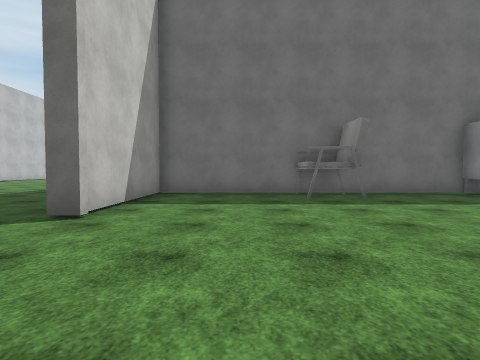
View 1 (above)

22 first-person views from a walk through a Unity game level. The camera is 1.3 m above the floor, tilts 2° down and sees 80° across. The floor is counted in squares, 2 m on a side. Each view is taken from the middle of a square. On the plan, view 1 faces up. The plan holds only what a view shows up to about 9 squares ahead; the rest is blank. The place goes on beyond the plan. The player is left out. Surface patterns are stand-ins for the level's own textures.

View 2
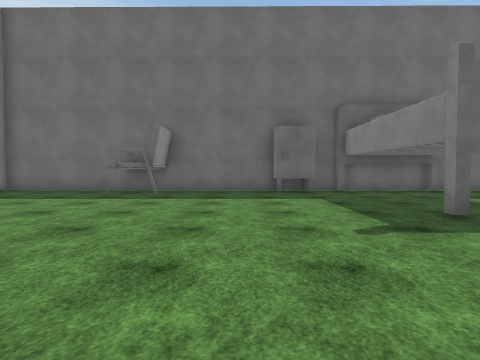

View 3
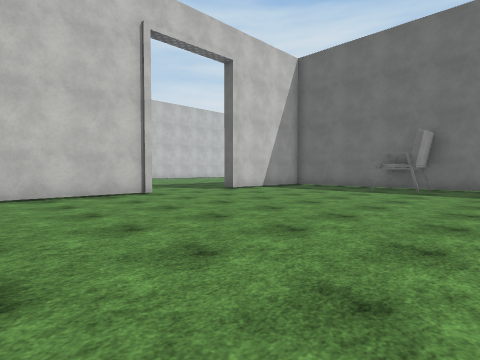

View 4
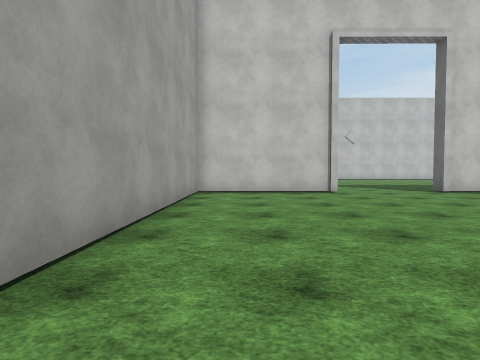

View 5
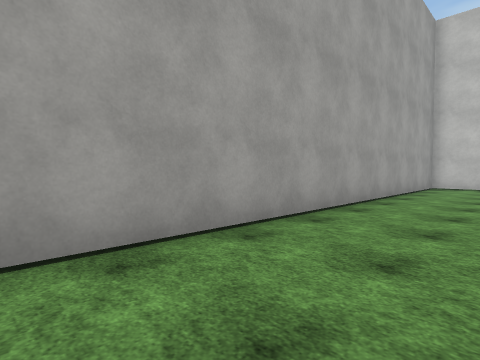

View 6
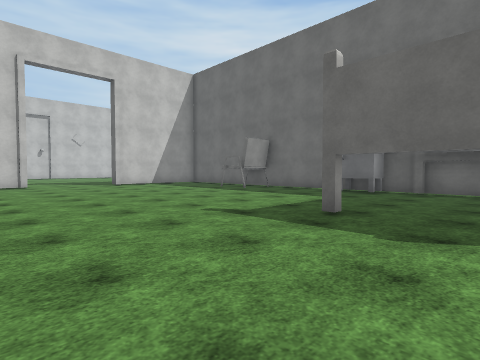

View 7
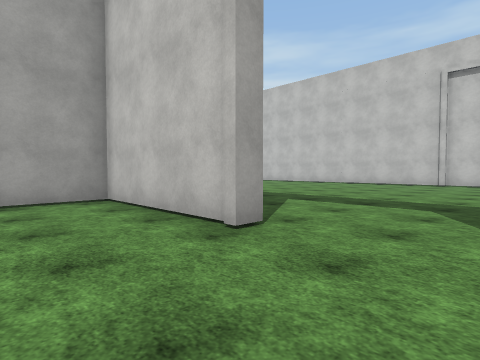

View 8
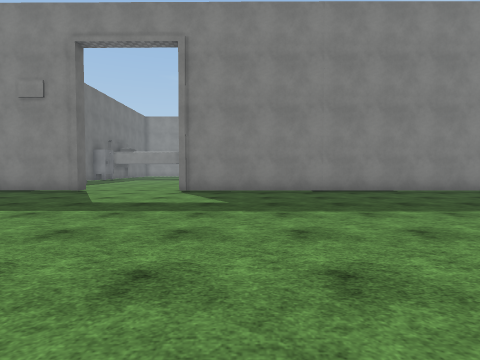

View 9
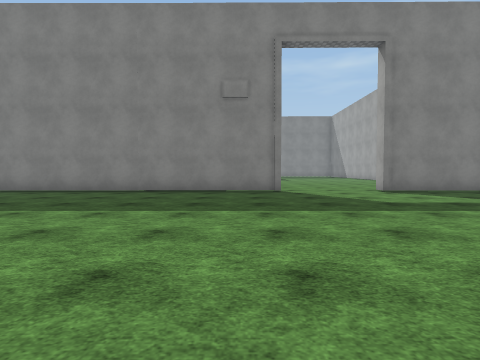

View 10
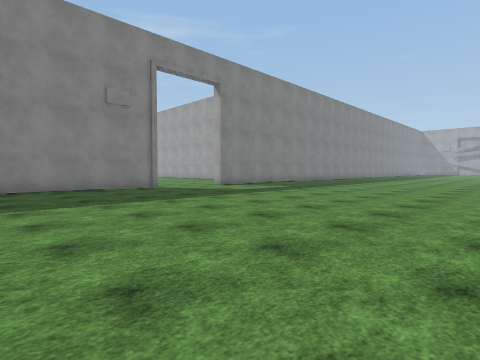

View 11
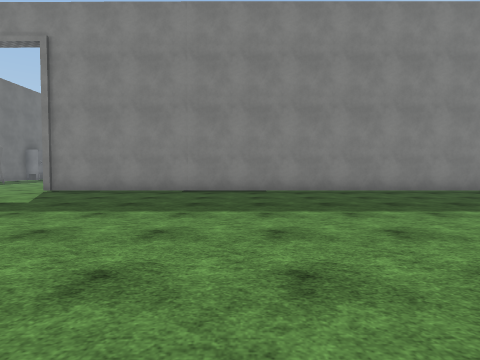

View 12
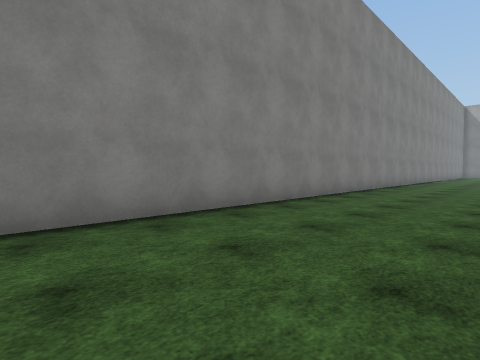

View 13
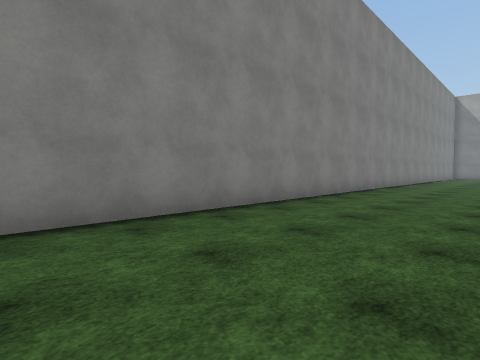

View 14
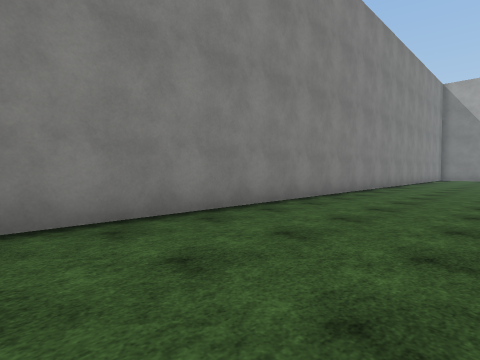

View 15
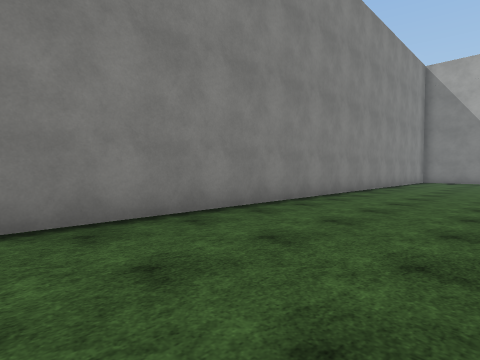

View 16
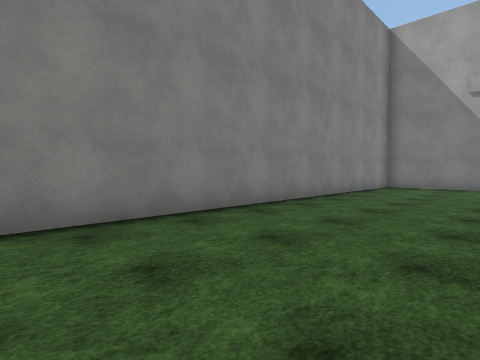

View 17
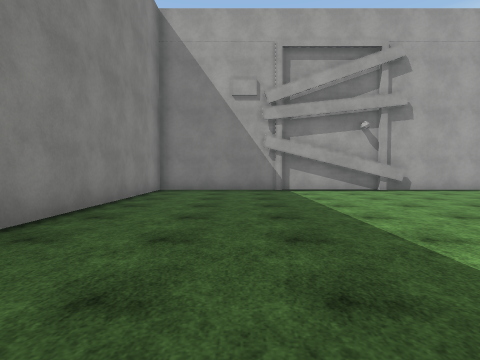

View 18
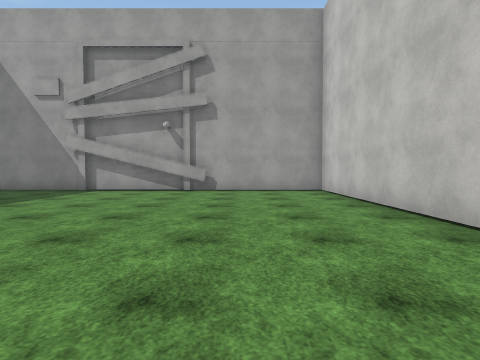

View 19
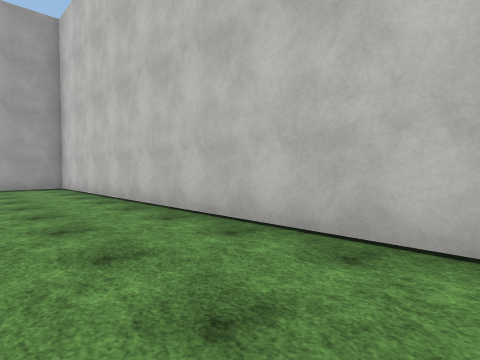

View 20
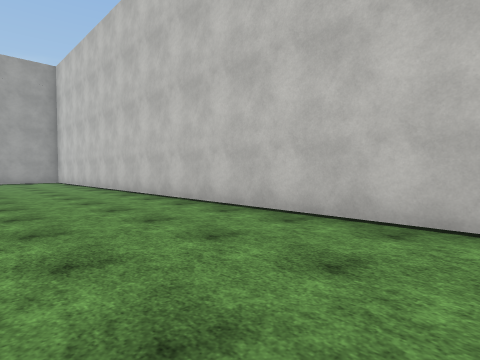

View 21
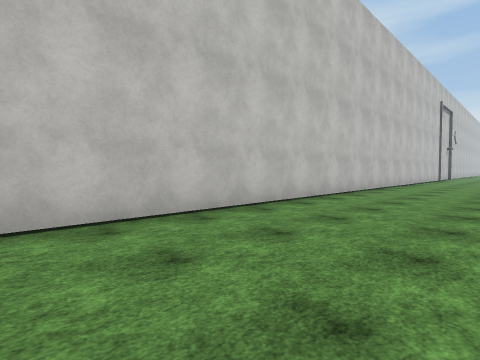

View 22
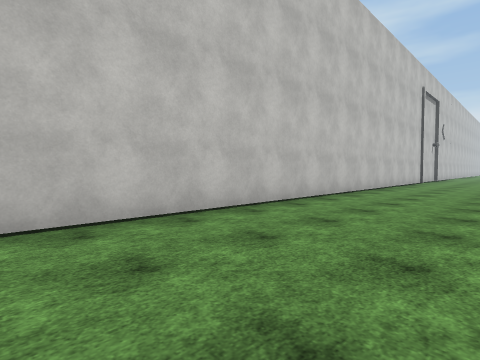

### Floor plan
Points are (right, up) in squares from view 1. A wall is a line through its corners. A room is listed if a view was taken in it or the views show most of it. See-through windows are left out.
Room 1 (views 1, 2, 3, 4, 5, 6, 7)
walls: (2.8, 7.8) (2.8, 6.5) (1.6, 6.5) (1.6, 7.8); (-2.2, 0.8) (-2.3, -3.2) (8.9, -3.3); (7.1, 7.7) (7.1, 7) (6, 7) (6, 7.8); (10.6, 7.7) (-2.2, 7.8) (-2.2, 3.8)
ways out: opening at (-2.3, 2) to room 2
Room 2 (views 8, 9, 10, 11, 12, 13, 14, 15, 16, 17, 18, 19, 20, 21, 22)
walls: (-13.5, -5.8) (-13.5, -32.8) (-2.5, -32.8) (-2.5, 0.8) (-2.2, 0.8); (-2.2, 3.8) (-2.5, 3.8) (-2.5, 10.5); (-10, -32.7) (-7.8, -32.7)
ways out: opening at (-2.3, 2) to room 1

Positions as (right, up) in squares from view 1, and headings:
1: (0, 0), facing up
2: (5, -1), facing up
3: (5, -3), facing up-left
4: (6, -2), facing left
5: (9, -1), facing down-left
6: (10, -1), facing up-left
7: (0, 3), facing down-left
8: (-11, -1), facing right
9: (-11, 5), facing right
10: (-12, 9), facing down-right
11: (-11, -5), facing right
12: (-6, -5), facing down-right
13: (-6, -9), facing down-right
14: (-6, -13), facing down-right
15: (-6, -17), facing down-right
16: (-6, -22), facing down-right
17: (-5, -24), facing down
18: (-11, -24), facing down
19: (-11, -22), facing down-left
20: (-10, -17), facing down-left
21: (-10, -19), facing up-left
22: (-10, -15), facing up-left
